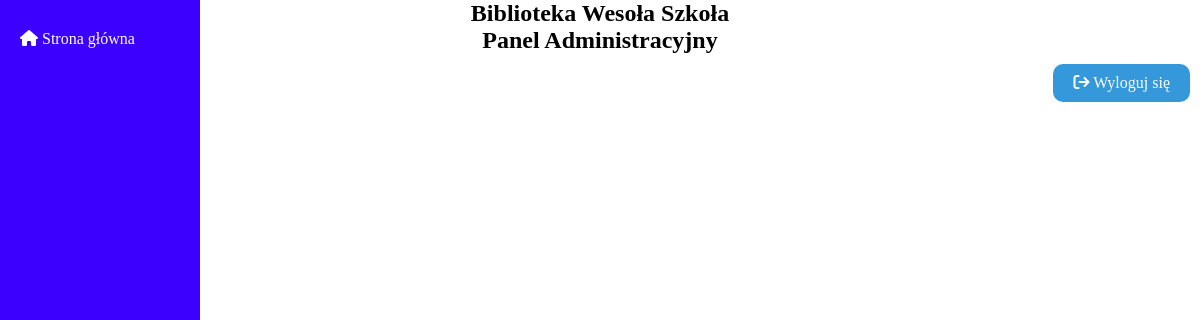
Page /BO/guestbook_list.php on the earlier database version.
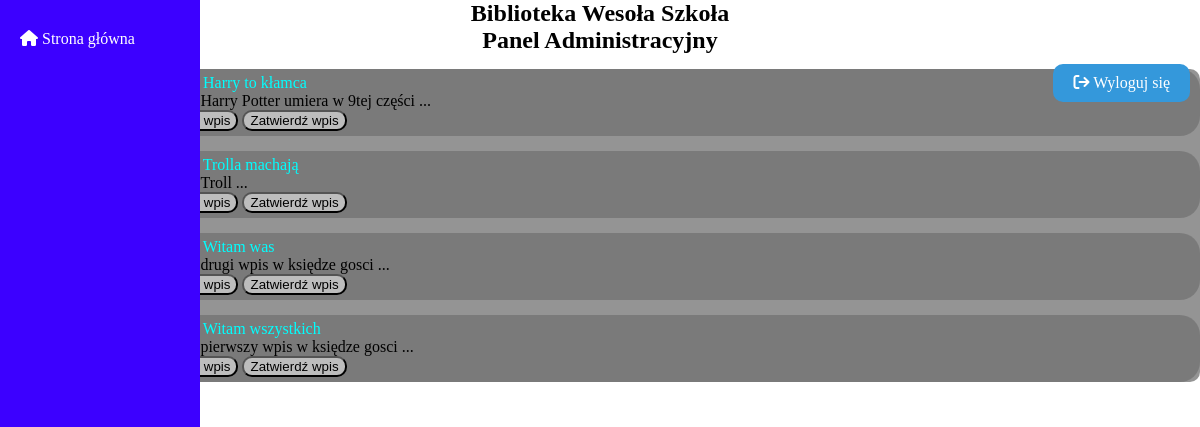
Same page on the later database version.
### tables this page shows
CREATE TABLE `guestbook` (
  `id_guestbook` int(11) NOT NULL,
  `title` varchar(255) NOT NULL,
  `text` longtext NOT NULL,
  `author` varchar(255) NOT NULL,
  `data` datetime NOT NULL,
  `active` tinyint(1) NOT NULL
);

### DB/db_connection.php (called while the page is built, shortened)
<?php
class db_connection{
    var $host = "localhost";
    var $dbname = "wiai";
    var $username = "root";
    var $password = "";
    public function databaseConnect(){
        $con = mysqli_connect($this->host, $this->username, $this->password, $this->dbname);
        if(!$con){
            die("Connection failed: " . mysqli_connect_error());
        }
        else{
            $this->connect = $con;
        }
    }
}
?>

### DB/db_guestbook.php (called while the page is built, shortened)
<?php
include('db_connection.php');
class db_guestbook extends db_connection{
    function selectGuestbookAll(){
        $query = 'SELECT * FROM `guestbook` ORDER BY id_guestbook DESC';
        $data = mysqli_query($this->connect, $query);
        if (mysqli_num_rows($data) > 0){
            return $data;
        }
    }
}
?>

### BO/guestbook_list.php (the view, shortened to what this page needs)
<?php
include('./head_admin.php');
?>
    <div class="panel_lewy">
        <a class="przycisk" href="./admin_panel.php"><i class="fa-solid fa-house" style="color: #fff;"></i> Strona główna</a>
    </div>
    <?php
    include('../DB/db_guestbook.php');
    $baza = new db_guestbook();
    $baza->databaseConnect();
    $data = $baza->selectGuestbookAll();
    if (!empty($data)){
    ?>
    <div class="wpisy">
        <?php
            while($row = mysqli_fetch_assoc($data))
            {
                echo "<div id='wpis' class='artykul'><a href='lista_wpisy_goscia.php?id=".$row['id_guestbook']."'>Tytuł: ".$row['title']."</a><article>Treść:".substr($row['text'],0,150)." ...</article>
                <button class='delete'><a href=guestbook_list.php?del=True&id=".$row['id_guestbook'].">
                Usuń wpis
                </a></button>
                <button class='delete'><a href=guestbook_list.php?edit=True&id=".$row['id_guestbook'].">
                Zatwierdź wpis
                </a></button>
                </div>";
            }
            } else {
                echo "Brak artykułów";
            }
        ?>
    </div>
</body>
</html>

Differences in the rows shown:
added guestbook: title "Harry to kłamca", text "Harry Potter umiera w 9tej części"
added guestbook: title "Trolla machają", text "Troll"
added guestbook: title "Witam was", text "drugi wpis w księdze gosci"
added guestbook: title "Witam wszystkich", text "pierwszy wpis w księdze gosci"
